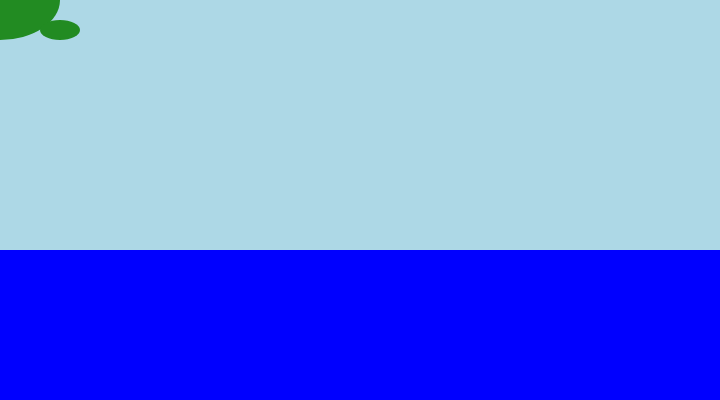
Frame 1 (no input)
Frame 60 (no input): identical to frame 1, image omitted
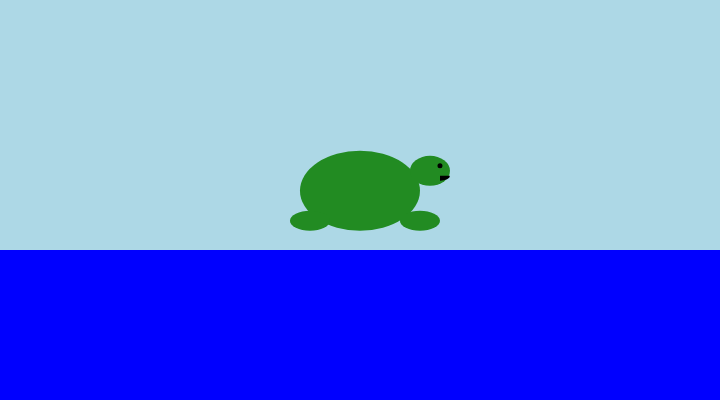
Frame 120 (the mouse pressed at the canvas centre since frame 60)

The p5.js sketch that drew these frames (run headless with seeded random() and noise() and a simulated clock; from frame 60 on, the mouse is pressed at the canvas centre):

// p5.js sketch
// ── sketch.js
let x = 0;
let y = 0;

function setup() {
  createCanvas(720, 400);
  noStroke();
}

function draw() {
  background(173, 216, 230);

  // moving the ball 15% towards the mouse per frame on the x axis.
  // moving the ball 5% towards the mouse on the y axis.
  // this allows the ball to look like it is on defense in a basketball game, trying to block you from something. Principle of animation: timing
  
  if(y>250){
      x = lerp(x, mouseX, 0.03);
      y = lerp(y, mouseY, 0.03);
  }
  else if(y<=250){
      x = lerp(x, mouseX, 0.15);
      y = lerp(y, mouseY, 0.05);
  }
  

//ocean
  fill(0,0,255);
  noStroke();
  rect(0, 250, width, 150);
 
 // Draw the turtle's shell
  fill(34, 139, 34);
  ellipse(x, y, 120, 80);


  // Draw the turtle's legs
  ellipse(x - 50, y + 30, 40, 20); // Left hind leg
  ellipse(x + 60, y + 30, 40, 20); // Right hind leg

  // Draw the turtle's head
  fill(34, 139, 34);
  ellipse(x + 70, y - 20, 40, 30);

  // Draw the turtle's eyes
  fill(0);
  ellipse(x + 80, y - 25, 5, 5); 

  // Draw the turtle's smile
  fill(0);
  arc(x + 80, y - 15, 20, 10, 0, HALF_PI);
}
